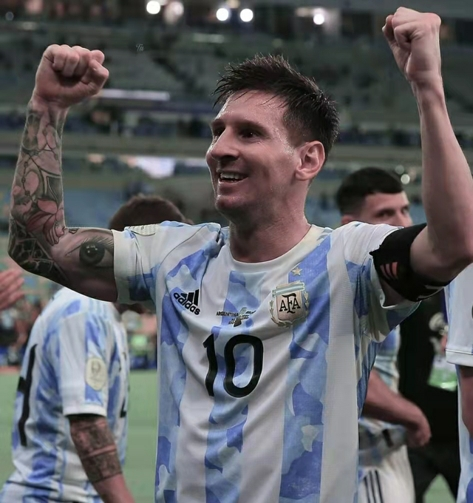
//> input picture exp9/messi.jpg, 473 x 503 px
$ ./exp9   (built with g++ and OpenCV 4)
//> lines starting //> are read from the running program, lines starting //| are printed output that depends on the picture; after the words box and inside, x2 and y2 are one past the last pixel; in counts of white or black regions, pixels touching at a corner belong together
#include<opencv2/highgui/highgui.hpp>
#include <opencv2/opencv.hpp>
#include "../../../opencv/build/include/opencv2/imgproc/types_c.h"
#include<opencv2/core/core.hpp>
#include<bits/stdc++.h>
using namespace std;
using namespace cv;

int main()
{
	//加载源图像和模板图像
	Mat image_source = imread("E:/计算机视觉/exp9/messi.jpg");
//> image_source is the input picture: 503 rows x 473 cols, CV_8UC3; mean B, G, R 98.5, 94.5, 94
	Mat image_gray;
	imshow("原图像", image_source);
	cvtColor(image_source, image_gray, COLOR_BGR2GRAY);
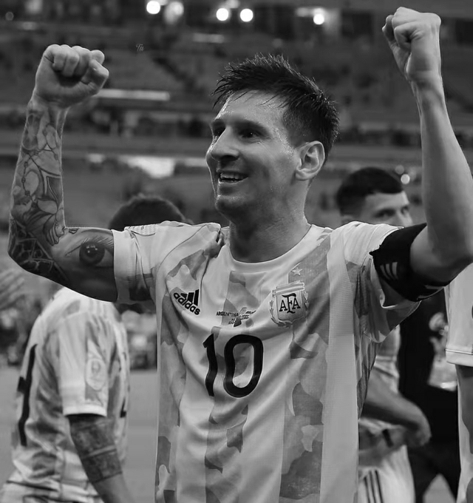
//> image_gray: 503 rows x 473 cols, CV_8UC1; min 0, max 255, mean 94.8
	Mat image_template = imread("E:/计算机视觉/exp9/10_dark.jpg");
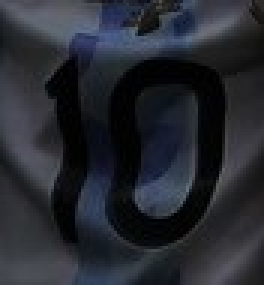
//> input picture exp9/10_dark.jpg, 88 x 95 px (shown 3 times larger)
//> image_template is the input picture: 95 rows x 88 cols, CV_8UC3; mean B, G, R 48.6, 41.4, 38.5
	imshow("模板图像", image_template);
	cvtColor(image_template, image_template, COLOR_BGR2GRAY);
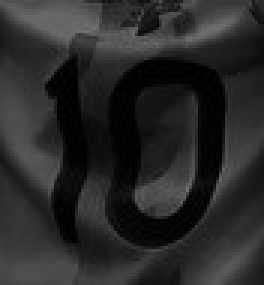
//> image_template: 95 rows x 88 cols, CV_8UC1 (shown 3 times larger); min 0, max 112, mean 41.3

	//模板匹配
	Mat image_matched;
	matchTemplate(image_gray, image_template, image_matched, TM_SQDIFF);
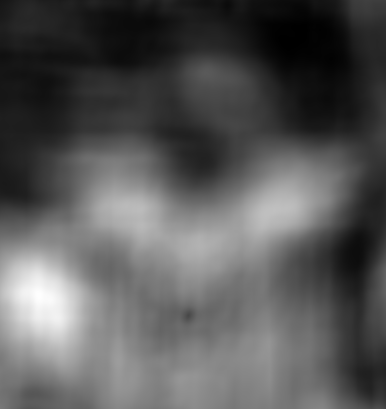
//> image_matched: 409 rows x 386 cols, CV_32FC1; min 8506331, max 142021424, mean 54612112; drawn with min black and max white

	//寻找最佳匹配位置
	double minVal, maxVal;
	Point minLoc, maxLoc;
	minMaxLoc(image_matched, &minVal, &maxVal, &minLoc, &maxLoc);
//> minVal = 8506331; maxVal = 142021424; minLoc = Point(286, 43); maxLoc = Point(39, 295)

	circle(image_source,
		Point(minLoc.x + image_template.cols / 2, minLoc.y + image_template.rows / 2),
		40,
		Scalar(0, 0, 255),
		2,
		8,
		0);
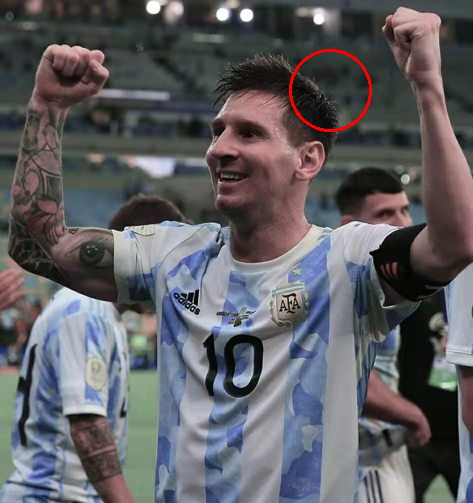
//> image_source: 503 rows x 473 cols, CV_8UC3; 0.32% of pixels changed, all inside (x1, y1, x2, y2) = (289, 49, 372, 132)

	imshow("match result", image_matched);
	imshow("target", image_source);
	waitKey(0);

	return 0;
}
